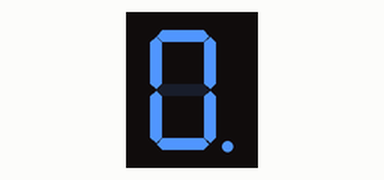
A sketch run on a simulated Arduino Uno, built with avr-gcc and run on an emulated ATmega328P. Parts: 1-digit seven-segment display. Wiring (inferred from the names in the program): 1-digit 7-segment display, segments lit when HIGH: segments pin 2, pin 3, pin 4, pin 5, pin 6, pin 7, pin 8, pin 9. The segment pins are drawn as the display they are named for.

Above: at 0.1 s.
At 1.1 s:
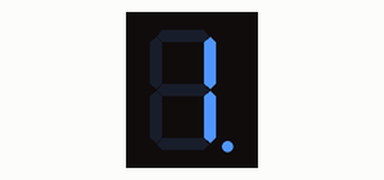
At 2.1 s:
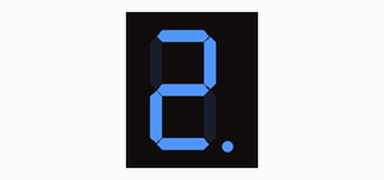
At 4.1 s:
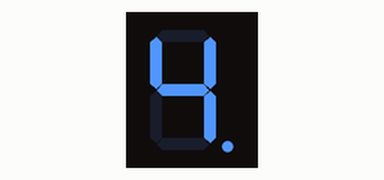
At 6.1 s:
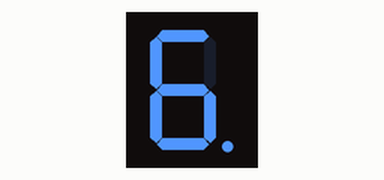
At 9.1 s:
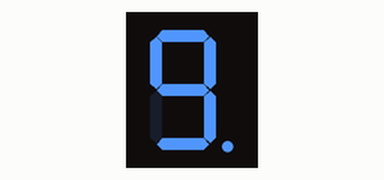

The sketch:

Seven_Segment_Display.ino
```cpp
String number;
#define segA 2
#define segB 3
#define segC 4
#define segD 5
#define segE 6
#define segF 7
#define segG 8
#define dotpix 9
int COUNT=0;

void setup() {

  {

    pinMode(segA,OUTPUT);
    pinMode(segB,OUTPUT);
    pinMode(segC,OUTPUT);
    pinMode(segD,OUTPUT);
    pinMode(segE,OUTPUT);
    pinMode(segF,OUTPUT);
    pinMode(segG,OUTPUT);
    pinMode(dotpix,OUTPUT);
  }

}

void loop() {
  switch(COUNT)
  {
    case 0:

    digitalWrite(segA,HIGH);
    digitalWrite(segB,HIGH);
    digitalWrite(segC,HIGH);
    digitalWrite(segD,HIGH);
    digitalWrite(segE,HIGH);
    digitalWrite(segF,HIGH);
    digitalWrite(segG,LOW);
    digitalWrite(dotpix,HIGH);
    break;
     case 1:
    digitalWrite(segA,LOW);
    digitalWrite(segB,HIGH);
    digitalWrite(segC,HIGH);
    digitalWrite(segD,LOW);
    digitalWrite(segE,LOW);
    digitalWrite(segF,LOW);
    digitalWrite(segG,LOW);
    break;
     case 2:
    digitalWrite(segA,HIGH);
    digitalWrite(segB,HIGH);
    digitalWrite(segC,LOW);
    digitalWrite(segD,HIGH);
    digitalWrite(segE,HIGH);
    digitalWrite(segF,LOW);
    digitalWrite(segG,HIGH);
    break;

     case 3:
    digitalWrite(segA,HIGH);
    digitalWrite(segB,HIGH);
    digitalWrite(segC,HIGH);
    digitalWrite(segD,HIGH);
    digitalWrite(segE,LOW);
    digitalWrite(segF,LOW);
    digitalWrite(segG,HIGH);
    break;
     case 4:
    digitalWrite(segA,LOW);
    digitalWrite(segB,HIGH);
    digitalWrite(segC,HIGH);
    digitalWrite(segD,LOW);
    digitalWrite(segE,LOW);
    digitalWrite(segF,HIGH);
    digitalWrite(segG,HIGH);
    break;
      case 5:
    digitalWrite(segA,HIGH);
    digitalWrite(segB,LOW);
    digitalWrite(segC,HIGH);
    digitalWrite(segD,HIGH);
    digitalWrite(segE,LOW);
    digitalWrite(segF,HIGH);
    digitalWrite(segG,HIGH);
    break;

    case 6:
    digitalWrite(segA,HIGH);
    digitalWrite(segB,LOW);
    digitalWrite(segC,HIGH);
    digitalWrite(segD,HIGH);
    digitalWrite(segE,HIGH);
    digitalWrite(segF,HIGH);
    digitalWrite(segG,HIGH);
    break;

     case 7:
    digitalWrite(segA,HIGH);
    digitalWrite(segB,HIGH);
    digitalWrite(segC,HIGH);
    digitalWrite(segD,LOW);
    digitalWrite(segE,LOW);
    digitalWrite(segF,LOW);
    digitalWrite(segG,LOW);
    break;

     case 8:
    digitalWrite(segA,HIGH);
    digitalWrite(segB,HIGH);
    digitalWrite(segC,HIGH);
    digitalWrite(segD,HIGH);
    digitalWrite(segE,HIGH);
    digitalWrite(segF,HIGH);
    digitalWrite(segG,HIGH);
    break;
     case 9:
    digitalWrite(segA,HIGH);
    digitalWrite(segB,HIGH);
    digitalWrite(segC,HIGH);
    digitalWrite(segD,HIGH);
    digitalWrite(segE,LOW);
    digitalWrite(segF,HIGH);
    digitalWrite(segG,HIGH);
    break;

  }
    if(COUNT<10)
    {
      COUNT++;
      delay(1000);
    }
    if(COUNT==10)
    {
      COUNT=0;
      delay(2000);
    }


  }
```

Measured:
- by itself, everything shown: repeats every 12.0 s, in 10 steps
- what the display in image 1 shows lasts 1.0 s, from 1.0 s to 2.0 s
- what the display in image 5 shows lasts 3.0 s, from 9.0 s to 12.0 s
